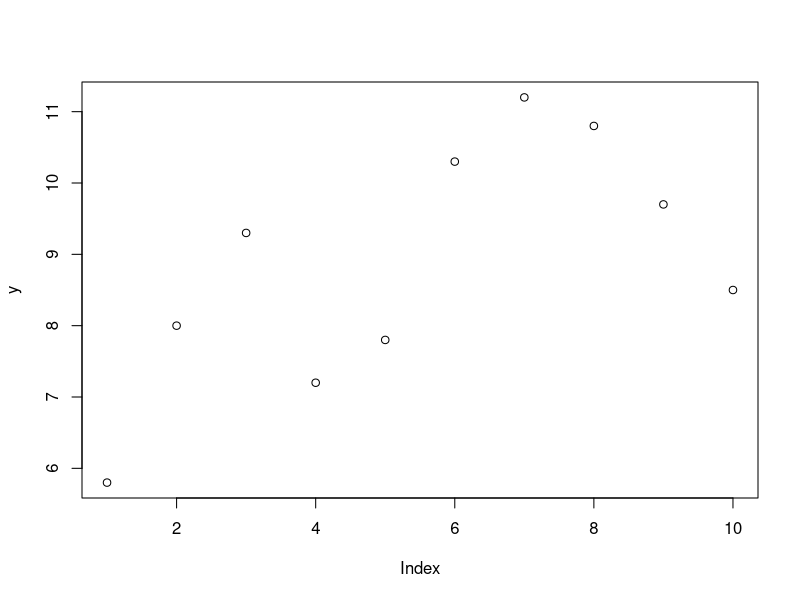
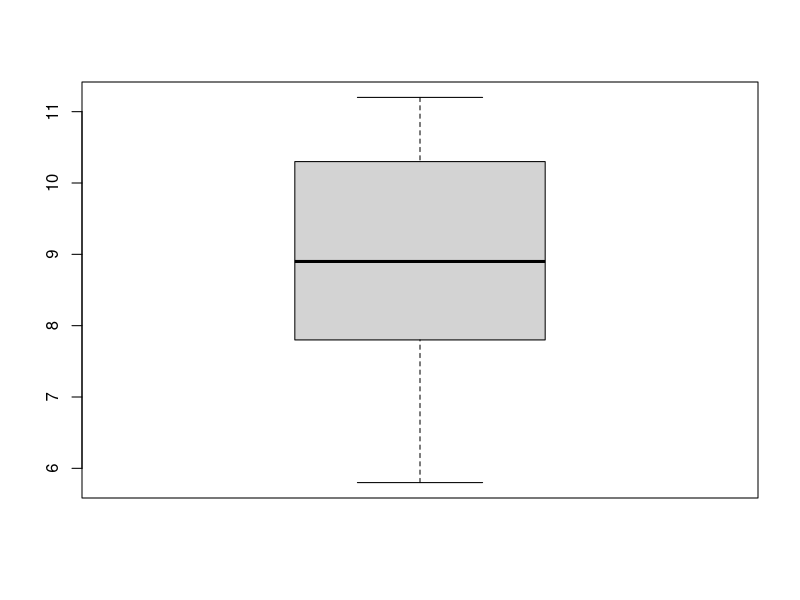
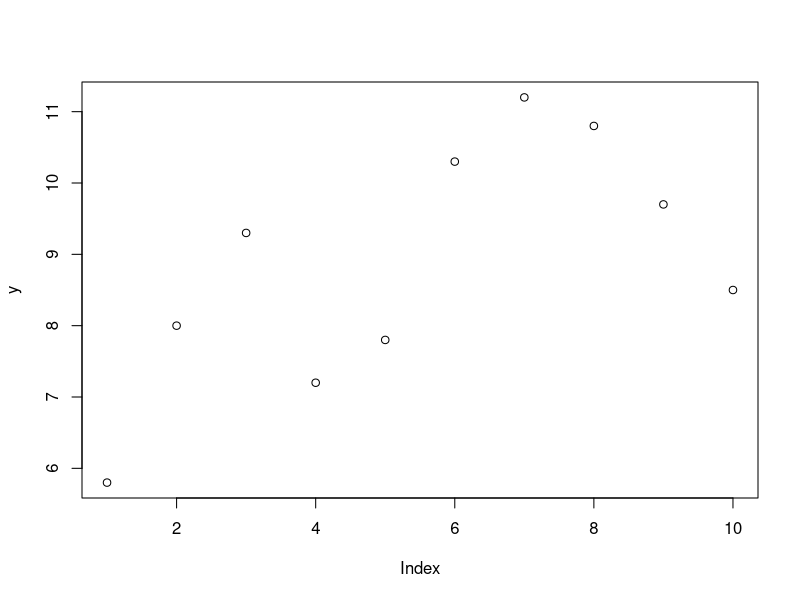
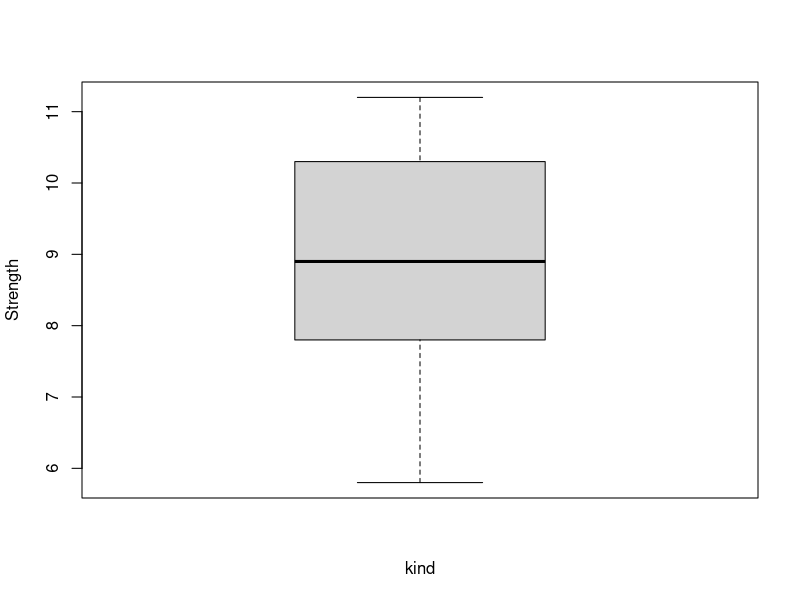
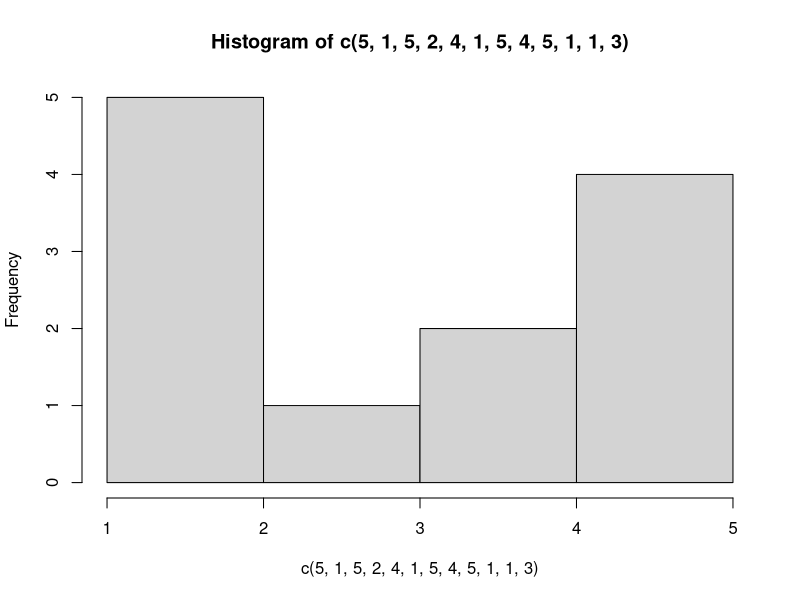
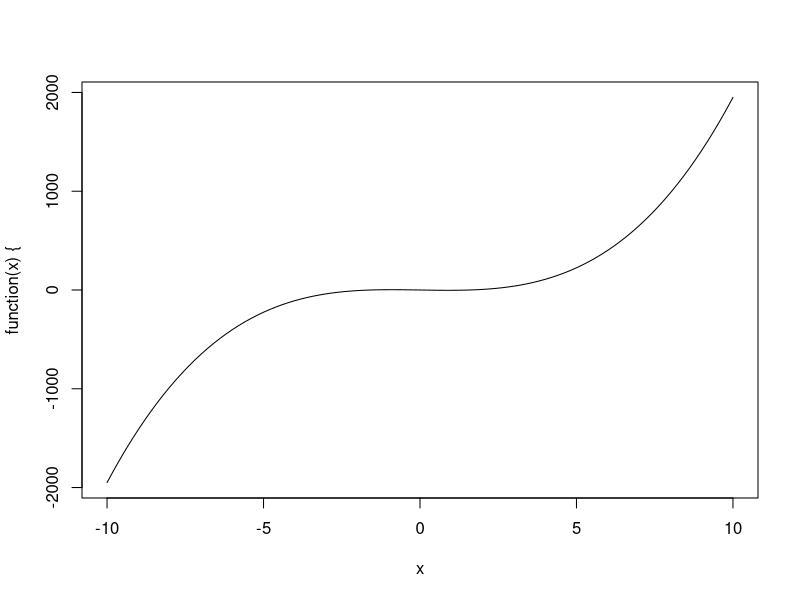

Reproduce these figures in R, in order.
y <- c(5.8, 8.0, 9.3, 7.2, 7.8, 10.3, 11.2, 10.8, 9.7, 8.5) 
y
mean(y)
summary(y)


plot(y)

boxplot(y)

sd(y); var(y); summary(y)

plot(y)

boxplot(y, ylab='Strength', xlab='kind')

hist(c(5, 1 ,5 ,2, 4, 1, 5 ,4 ,5 ,1 ,1 ,3)) 

plot(function(x){ 2*x^3 - 5*x }, xlim=range(-10,10))
